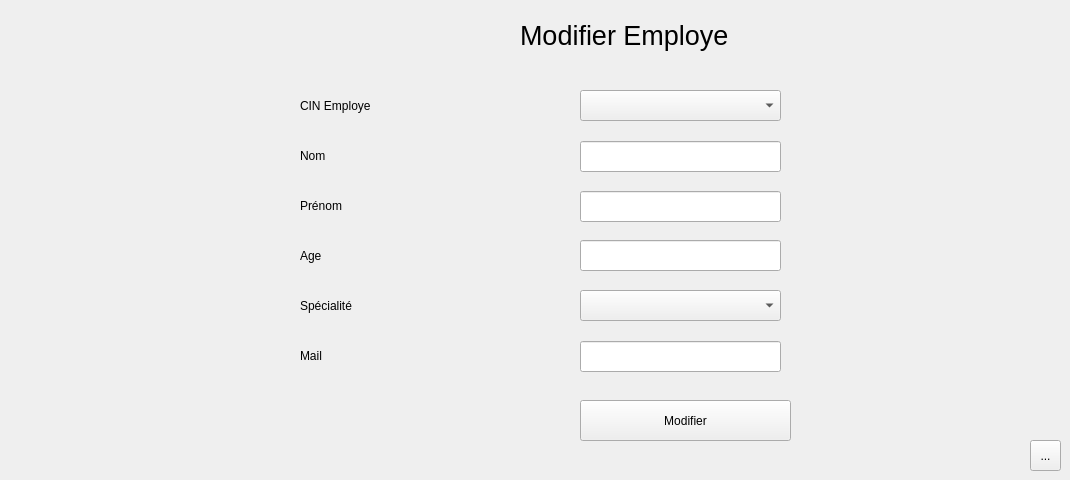
    <widget class="QWidget" name="stackedWidgetPage3">
     <widget class="QPushButton" name="modifier_employer">
      <property name="geometry">
       <rect>
        <x>580</x>
        <y>400</y>
        <width>211</width>
        <height>41</height>
       </rect>
      </property>
      <property name="text">
       <string>Modifier</string>
      </property>
     </widget>
     <widget class="QLabel" name="label_7">
      <property name="geometry">
       <rect>
        <x>300</x>
        <y>290</y>
        <width>151</width>
        <height>31</height>
       </rect>
      </property>
      <property name="text">
       <string>Spécialité</string>
      </property>
     </widget>
     <widget class="QLabel" name="label_8">
      <property name="geometry">
       <rect>
        <x>300</x>
        <y>140</y>
        <width>56</width>
        <height>31</height>
       </rect>
      </property>
      <property name="text">
       <string>Nom</string>
      </property>
     </widget>
     <widget class="QLabel" name="label_9">
      <property name="geometry">
       <rect>
        <x>300</x>
        <y>190</y>
        <width>131</width>
        <height>31</height>
       </rect>
      </property>
      <property name="text">
       <string>Prénom</string>
      </property>
     </widget>
     <widget class="QLineEdit" name="lineEdit_prenom_modif">
      <property name="geometry">
       <rect>
        <x>580</x>
        <y>191</y>
        <width>201</width>
        <height>31</height>
       </rect>
      </property>
     </widget>
     <widget class="QLineEdit" name="lineEdit_nom_modif">
      <property name="geometry">
       <rect>
        <x>580</x>
        <y>141</y>
        <width>201</width>
        <height>31</height>
       </rect>
      </property>
     </widget>
     <widget class="QLineEdit" name="lineEdit_mail_modif">
      <property name="geometry">
       <rect>
        <x>580</x>
        <y>341</y>
        <width>201</width>
        <height>31</height>
       </rect>
      </property>
     </widget>
     <widget class="QLabel" name="label_10">
      <property name="geometry">
       <rect>
        <x>300</x>
        <y>90</y>
        <width>151</width>
        <height>31</height>
       </rect>
      </property>
      <property name="text">
       <string>CIN Employe</string>
      </property>
     </widget>
     <widget class="QLabel" name="label_11">
      <property name="geometry">
       <rect>
        <x>300</x>
        <y>340</y>
        <width>56</width>
        <height>31</height>
       </rect>
      </property>
      <property name="text">
       <string>Mail</string>
      </property>
     </widget>
     <widget class="QComboBox" name="comboBox_2">
      <property name="geometry">
       <rect>
        <x>580</x>
        <y>290</y>
        <width>201</width>
        <height>31</height>
       </rect>
      </property>
     </widget>
     <widget class="QComboBox" name="comboBox_modif">
      <property name="geometry">
       <rect>
        <x>580</x>
        <y>90</y>
        <width>201</width>
        <height>31</height>
       </rect>
      </property>
     </widget>
     <widget class="QLabel" name="label_13">
      <property name="geometry">
       <rect>
        <x>520</x>
        <y>0</y>
        <width>311</width>
        <height>71</height>
       </rect>
      </property>
      <property name="styleSheet">
       <string notr="true">font: 20pt;
color: rgb(255, 255, 255)rgb(0, 0, 0)</string>
      </property>
      <property name="text">
       <string>Modifier Employe</string>
      </property>
     </widget>
     <widget class="QLabel" name="label_17">
      <property name="geometry">
       <rect>
        <x>300</x>
        <y>240</y>
        <width>131</width>
        <height>31</height>
       </rect>
      </property>
      <property name="text">
       <string>Age</string>
      </property>
     </widget>
     <widget class="QLineEdit" name="lineEdit_age_modif">
      <property name="geometry">
       <rect>
        <x>580</x>
        <y>240</y>
        <width>201</width>
        <height>31</height>
       </rect>
      </property>
     </widget>
     <widget class="QToolButton" name="return_5">
      <property name="geometry">
       <rect>
        <x>1030</x>
        <y>440</y>
        <width>31</width>
        <height>31</height>
       </rect>
      </property>
      <property name="text">
       <string>...</string>
      </property>
      <property name="icon">
       <iconset>
        <normaloff>../../seta-small-direita-branca-300x258.png</normaloff>../../seta-small-direita-branca-300x258.png</iconset>
      </property>
      <property name="iconSize">
       <size>
        <width>27</width>
        <height>27</height>
       </size>
      </property>
     </widget>
    </widget>
